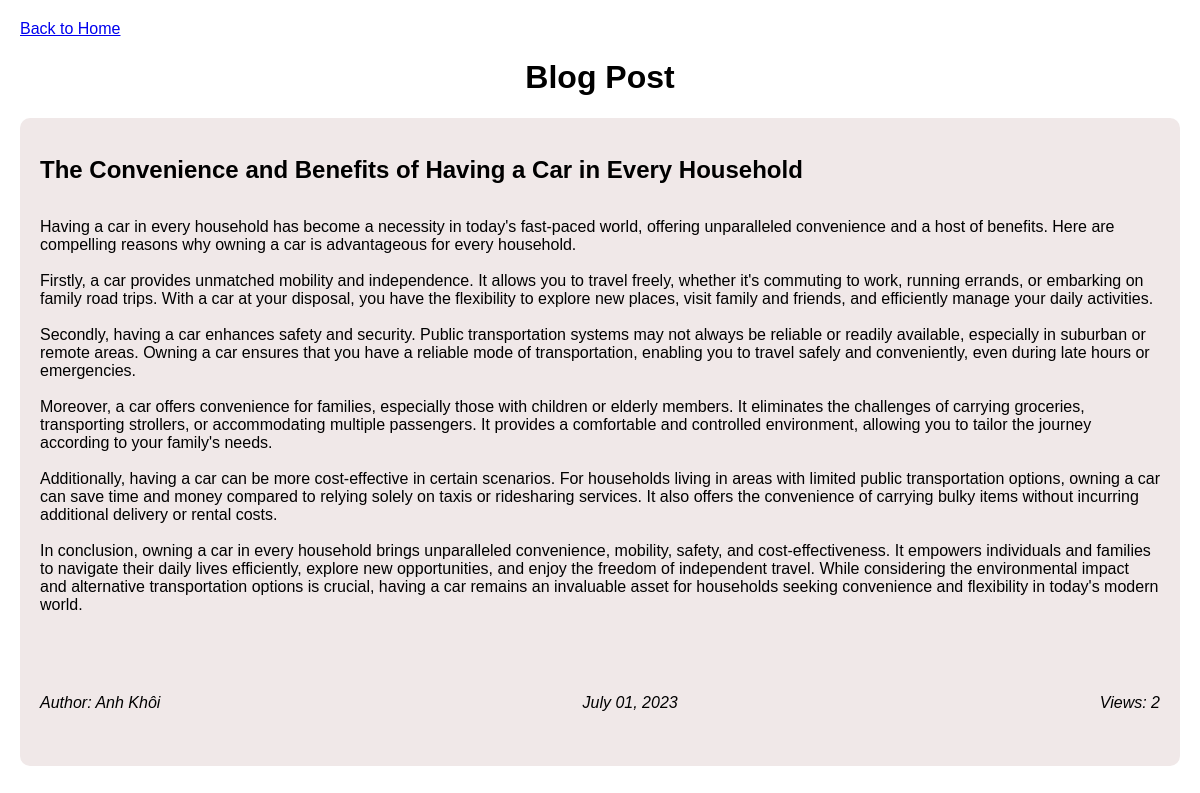
Before: /post/4 with the older database file.
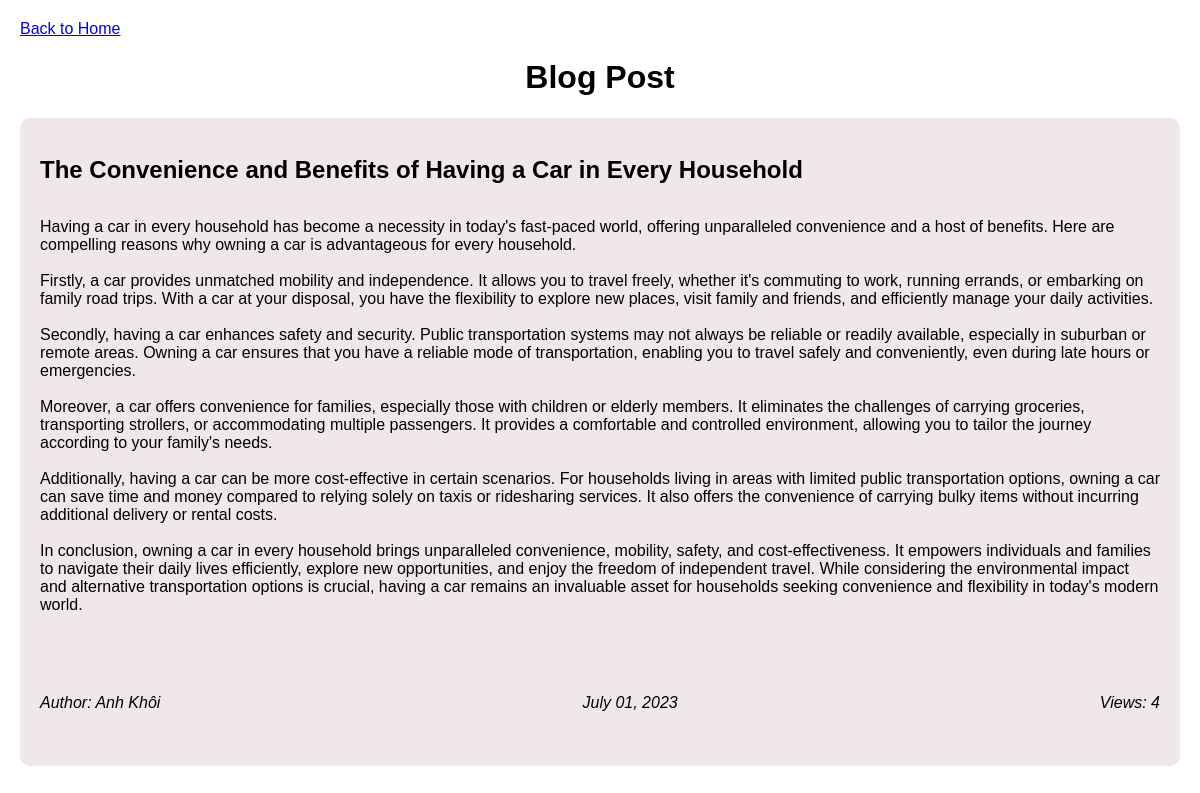
After: the same page with the newer database file.
### app/models.py (models this page shows)
class Post(db.Model):
    id = db.Column(db.Integer, primary_key=True)
    title = db.Column(db.String(100))
    content = db.Column(db.Text)
    author = db.Column(db.String(50))
    views = db.Column(db.Integer, default=0)
    date = db.Column(db.DateTime, default=datetime.utcnow)

### app/routes/blog_routes.py (the view)
@blog_bp.route('/post/<int:post_id>')
def post(post_id):
    post = Post.query.get(post_id)
    if post:
        post.views += 1
        db.session.commit()
        return render_template('post.html', post=post)
    else:
        return redirect('/')

### app/templates/post.html (shortened to what this page needs)
<!DOCTYPE html>
<html>
<head>
</head>
<body>
    <a href="/">Back to Home</a>
    <h1>Blog Post</h1>
    <div class="post">
        <h2>{{ post.title }}</h2>
        <p>{{ post.content }}</p>
        <div class="meta-data">
            <p>Author: {{ post.author }}</p>
            <p>{{ post.date.strftime('%B %d, %Y') }}</p>
            <p>Views: {{ post.views }}</p>
        </div>
    </div>
</body>
</html>

Changed rows visible on the page:
changed Post "The Convenience and Benefits of Having a Car in Every Household": views "2" → "4"
